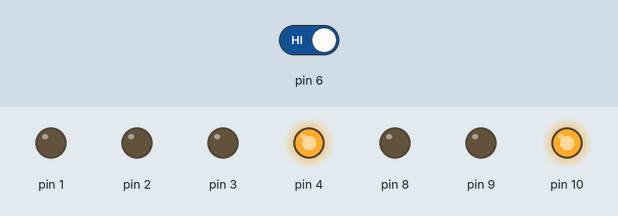
This sketch was run on a simulated Arduino Uno, built with avr-gcc and run on an emulated ATmega328P. On the bench: output pins drawn as LEDs (lit = HIGH). The test bench sets the inputs (shaded band); at power-on: pin 6 HIGH.

Above: at 12.8 s.
12.9 s: pin 6 driven LOW
At 13.8 s:
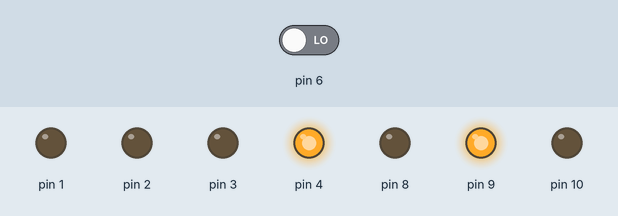
At 15.6 s:
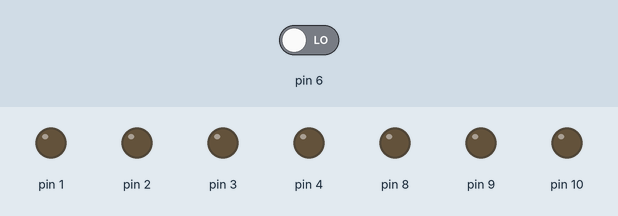
22.5 s: pin 6 driven HIGH
At 24.8 s:
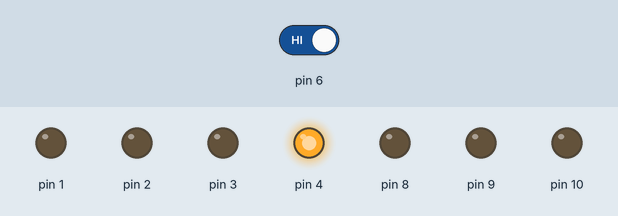
Timing chart, 0 to 34.5 s (numbered marks = the images above; inputs shaded):
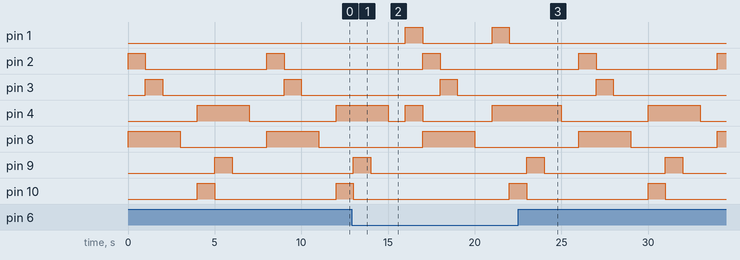

The sketch:

Lab6.ino
```cpp
// C++ code
//
//Michael Colizza
void setup()
{
  pinMode(2, OUTPUT);
  pinMode(3, OUTPUT);
  pinMode(4, OUTPUT);
  pinMode(10, OUTPUT);
  pinMode(8, OUTPUT);
  pinMode(9, OUTPUT);
  pinMode(6, INPUT);
  pinMode(1, OUTPUT);
  int buttonState = 0;
}


void loop()
{
  digitalWrite(8, HIGH);
  digitalWrite(2, HIGH);
  delay(1000);
  digitalWrite(2, LOW);
  digitalWrite(3, HIGH);
  delay(1000);
  digitalWrite(3, LOW);
  delay(1000);
  digitalWrite(8, LOW);
  delay(1000);

checkButton();

  digitalWrite(4, HIGH);
  digitalWrite(10, HIGH);
  delay(1000);
  digitalWrite(10, LOW);
  digitalWrite(9, HIGH);
  delay(1000);
  digitalWrite(9, LOW);
  delay(1000);
  digitalWrite(4, LOW);
  delay(1000);

checkButton();


}

// check button
   void checkButton()
   {
    int buttonState = digitalRead(6);
    if(buttonState == LOW)
    {
    digitalWrite(4, HIGH);
    digitalWrite(1, HIGH);
    delay(1000);
    digitalWrite(4, LOW);
    digitalWrite(1, LOW);
   }
   }
```

Measured:
- after the input at 12.9 s, pin 1: alternates HIGH for 1.0 s and LOW for 4.0 s, starting after 3.1 s; pin 9: goes on until 14.0 s, then stays LOW
- after the input at 22.5 s, pin 1: stops changing and stays LOW
- by itself, pin 2, pin 3: alternates HIGH for 1.0 s and LOW for 7.0 s
- by itself, pin 8: alternates HIGH for 3.0 s and LOW for 5.0 s
